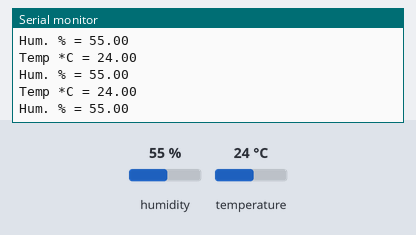
Bench run of a sketch on a simulated Arduino Uno, built with avr-gcc and run on an emulated ATmega328P. Shown: the last lines printed to the serial monitor. The inputs (shaded band) are chosen by the test bench; at power-on: humidity 55 %, temperature 24 °C.

Above: at 1.3 s.
1.4 s: humidity set to 22 %
At 2.1 s:
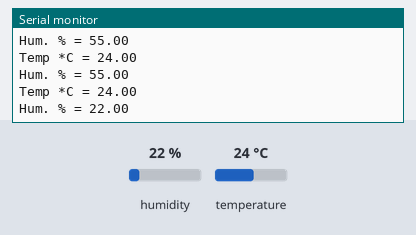
2.9 s: temperature set to 12 °C
At 2.9 s:
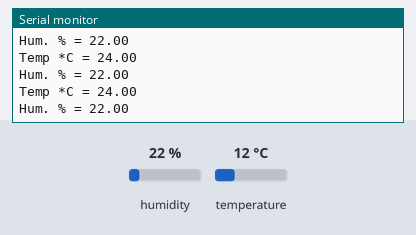
4.4 s: humidity set to 40 %
At 4.8 s:
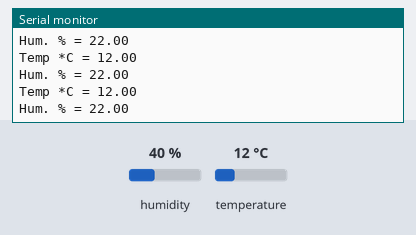
Timing chart, 0 to 7.4 s (numbered marks = the images above; inputs shaded):
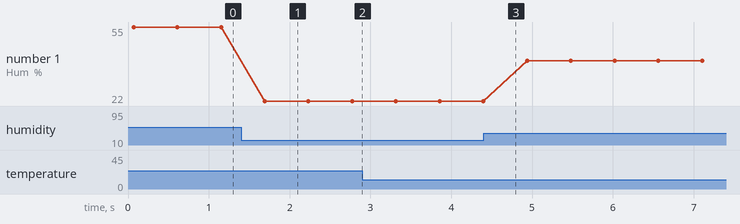

The sketch:

FS400_SHT31.ino
```cpp
#include "Adafruit_SHT31.h" //https://github.com/adafruit/Adafruit_SHT31/archive/master.zip
Adafruit_SHT31 sht31 = Adafruit_SHT31();

#include <Wire.h>

void setup() {
      Serial.begin(9600);
      delay(10);
      Serial.println("SHT31 test");
      if (! sht31.begin(0x44)) {   // Set to 0x45 for alternate i2c addr
      Serial.println("Couldn't find SHT31");
      while (1) delay(1);
      }


  }


void loop() {

    float t = sht31.readTemperature();
    float h = sht31.readHumidity();

    if (! isnan(t)) {  // check if 'is not a number'
    Serial.print("Temp *C = "); Serial.println(t);
    }
    else {
    t=0.0;
    Serial.println("Failed to read temperature");
    }

    if (! isnan(h)) {  // check if 'is not a number'
    Serial.print("Hum. % = "); Serial.println(h);
    }
    else {
    h=0.0;
    Serial.println("Failed to read humidity");
    }
    Serial.println();
    delay(500);

}
```

Measured:
- after the input at 1.4 s, the serial monitor: prints a new line after 0.29 s (image 1)
- plotted number 1: 55 → 22 after the input at 1.4 s, 22 → 40 after the input at 4.4 s
